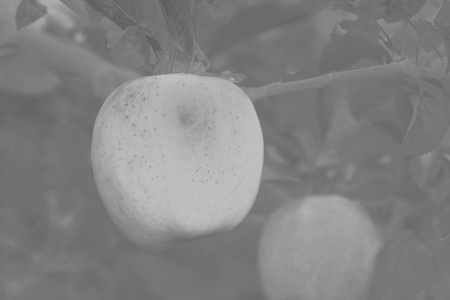
//> input picture 形态学滤波/形态学滤波/A.jpg, 450 x 300 px
$ ./main   (built with g++ and OpenCV 4)
//> lines starting //> are read from the running program, lines starting //| are printed output that depends on the picture
#include <opencv2/opencv.hpp>
#include <iostream>

using namespace std;
using namespace cv;

int main()
{
	Mat srcImage = imread("A.jpg");
//> srcImage is the input picture: 300 rows x 450 cols, CV_8UC3; min 90, max 194, mean 130.6
	imshow("src", srcImage);
	Mat dstImage;
	//形态学闭运算
	Mat element = getStructuringElement(MORPH_ELLIPSE, Size(3, 3));
	morphologyEx(srcImage, dstImage, MORPH_CLOSE, element);
	//形态学梯度
	Mat ele = getStructuringElement(MORPH_RECT, Size(5, 5));
	Mat dst;
	morphologyEx(dstImage, dst, MORPH_GRADIENT, ele);
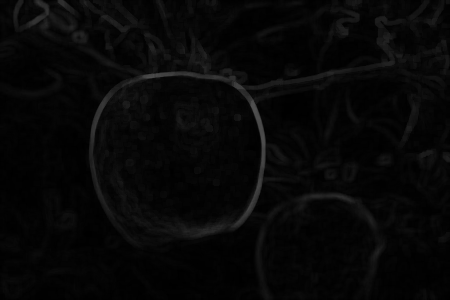
//> dst: 300 rows x 450 cols, CV_8UC3; min 0, max 80, mean 7.1
	//顶帽
	Mat Image;
	morphologyEx(srcImage, Image, MORPH_TOPHAT, element);
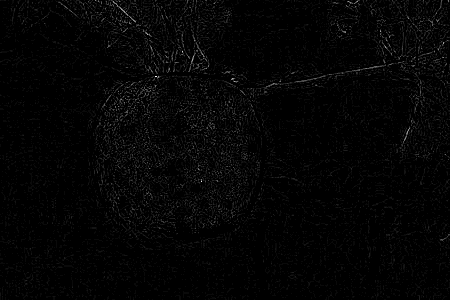
//> Image: 300 rows x 450 cols, CV_8UC3; min 0, max 25, mean 0.5; drawn with min black and max white
	//底帽
	Mat d;
	morphologyEx(srcImage, d, MORPH_BLACKHAT, element);
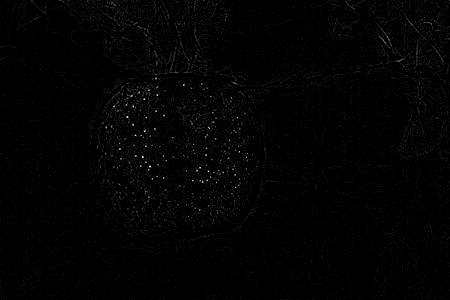
//> d: 300 rows x 450 cols, CV_8UC3; min 0, max 39, mean 0.5; drawn with min black and max white
	//中值滤波
	Mat z;
	medianBlur(srcImage, z, 3);

	imwrite("Z.jpg", z);
	imwrite("close.jpg", dstImage);
	imshow("z", z);
	imshow("B", d);
	imshow("TOPHAT", Image);
	imshow("梯度", dst);
	imshow("close", dstImage);
	waitKey(0);
	return 0;
}
